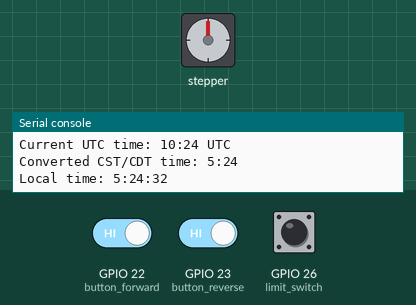
Bench run of a program on a simulated ESP32 board running MicroPython. On the bench: stepper motor, the last lines printed to the serial console. The test bench sets the inputs (shaded band); at power-on: GPIO 22 (button_forward) HIGH, GPIO 23 (button_reverse) HIGH, GPIO 26 (limit_switch) HIGH. WiFi joins after 1.5 s; the clock reads 2024-03-15 10:24:30 at power-on unless the program sets it; the stepper is drawn at 2048 steps a turn.

Above: at 3.2 s.
3.3 s: GPIO 22 (button_forward) driven LOW and GPIO 23 (button_reverse) driven LOW
At 13.44 s:
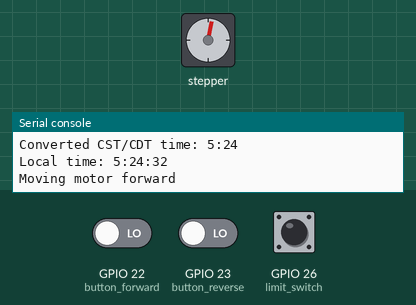
13.8 s: GPIO 23 (button_reverse) driven HIGH
At 14.81 s:
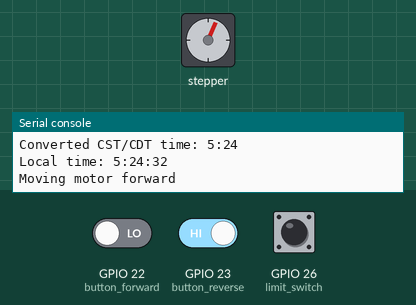
At 19.6 s:
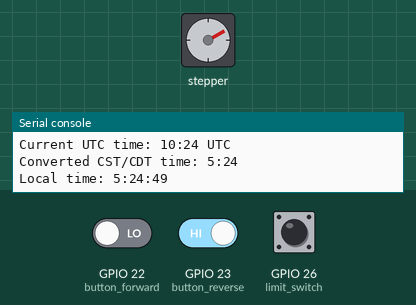
21.3 s: GPIO 23 (button_reverse) driven LOW
48.0 s: GPIO 22 (button_forward) driven LOW
Timing chart, 0 to 88.1 s (numbered marks = the images above; inputs shaded):
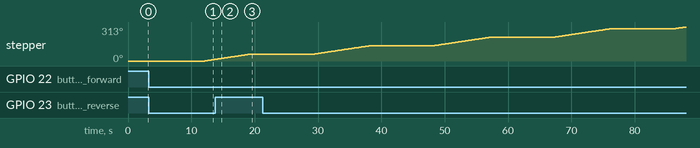

Measured:
- after the input at 3.3 s, stepper: keeps turning clockwise at about 9°/s, starting after 8.8 s
- after the input at 13.8 s, stepper: goes on until 19.0 s, then stays 61°

The program:

esp_feeder.py
```python
import machine
import time
import network
import ntptime

# Motor Control - Pins for 28BYJ-48 Stepper Motor and ULN2003 Driver
MOTOR_PIN_1 = 33
MOTOR_PIN_2 = 25
MOTOR_PIN_3 = 27
MOTOR_PIN_4 = 14

# Button Control Pins
BUTTON_FORWARD_PIN = 22
BUTTON_REVERSE_PIN = 23

# Limit Switch Pin for stopping the motor
LIMIT_SWITCH_PIN = 26

# Setup pins
motor_pins = [machine.Pin(MOTOR_PIN_1, machine.Pin.OUT),
              machine.Pin(MOTOR_PIN_2, machine.Pin.OUT),
              machine.Pin(MOTOR_PIN_3, machine.Pin.OUT),
              machine.Pin(MOTOR_PIN_4, machine.Pin.OUT)]

button_forward = machine.Pin(BUTTON_FORWARD_PIN, machine.Pin.IN, machine.Pin.PULL_UP)
button_reverse = machine.Pin(BUTTON_REVERSE_PIN, machine.Pin.IN, machine.Pin.PULL_UP)
limit_switch = machine.Pin(LIMIT_SWITCH_PIN, machine.Pin.IN, machine.Pin.PULL_UP)

# Define stepper motor sequence (4 steps per full cycle)
STEP_COUNT = 4
STEPS = [
    [1, 0, 0, 0],
    [0, 1, 0, 0],
    [0, 0, 1, 0],
    [0, 0, 0, 1]
]

# Control speed of stepping (time in ms between steps)
STEP_PERIOD = 20  # Time in ms

# Time zone offsets for CST and CDT
CST_OFFSET = -6 * 3600  # UTC -6 for Standard Time (CST)
CDT_OFFSET = -5 * 3600  # UTC -5 for Daylight Time (CDT)

# SET YOUR DESIRED FEEDING TIME HERE
FEED_HOUR = 22  # Hour in 24-hour format
FEED_MINUTE = 47  # Minute

# Feeding limit - only allow a max of 10 movements per day
feeding_count = 0
MAX_FEEDS_PER_DAY = 10

# Track the last feeding date (stored as a tuple of (year, month, day))
last_feeding_date = None

# Function to move motor for a given number of steps
def step_motor(steps, reverse=False):
    step_idx = 0
    steps_left = abs(steps)
    direction = -1 if reverse else 1

    while steps_left > 0:
        for pin in range(4):
            motor_pins[pin].value(STEPS[step_idx][pin])

        step_idx = (step_idx + direction) % STEP_COUNT
        steps_left -= 1
        time.sleep_ms(STEP_PERIOD)

        # Check the limit switch during reverse movement
        if reverse and limit_switch.value() == 1:  # Limit switch pressed
            print("Limit switch pressed during reverse: stopping motor")
            break  # Stop motor immediately if the limit switch is engaged

    # Stop the motor after moving
    for pin in motor_pins:
        pin.value(0)

# Function to check button presses
def check_buttons():
    if button_forward.value() == 0:
        print("Moving motor forward")
        step_motor(350, reverse=False)  # Move motor forward (350 steps)

    if button_reverse.value() == 0:
        print("Moving motor reverse")
        step_motor(3200, reverse=True)  # Move motor reverse (3200 steps)

        # If limit switch was pressed, move forward 100 steps to disengage it
        if limit_switch.value() == 1:
            print("Limit switch engaged during reverse, moving forward 100 steps to disengage")
            step_motor(100, reverse=False)

# Function to connect to Wi-Fi
def connect_wifi():
    ssid = 'Fire Dept Wifi'
    password = 'hazmat14'
    wlan = network.WLAN(network.STA_IF)
    wlan.active(True)
    wlan.connect(ssid, password)

    while not wlan.isconnected():
        time.sleep(1)

    print("Connected to Wi-Fi:", wlan.ifconfig())

# Function to sync time with NTP
def sync_time():
    try:
        ntptime.settime()
        print("Time synchronized with NTP")
    except Exception as e:
        print("Failed to synchronize time:", e)

# Function to check if it's feeding time (any time within the specified minute)
def check_feeding_time():
    global feeding_count, last_feeding_date

    # Get current UTC time from NTP
    current_time = time.localtime()

    # Convert UTC to local time (CST/CDT)
    local_time = convert_utc_to_local(current_time)

    # Extract hour, minute, and second from the local time
    current_hour = local_time[3]
    current_minute = local_time[4]
    current_second = local_time[5]
    current_year = local_time[0]
    current_month = local_time[1]
    current_day = local_time[2]

    # Print the local time for debugging
    print(f"Local time: {current_hour}:{current_minute}:{current_second}")

    # Check if the current date is different from the last feeding date
    if last_feeding_date != (current_year, current_month, current_day):
        if current_hour == FEED_HOUR and current_minute == FEED_MINUTE:
            print(f"Feeding time reached at {current_hour}:{current_minute}:{current_second}, moving motor forward")
            step_motor(350, reverse=False)
            feeding_count += 1
            last_feeding_date = (current_year, current_month, current_day)
            print(f"Feeding count: {feeding_count}/{MAX_FEEDS_PER_DAY}")
            return True

    else:
        print(f"Feeding already performed today: {current_hour}:{current_minute}:{current_second}")

    return False

# Function to convert UTC to CST/CDT
def convert_utc_to_local(current_time):
    # Check if it's daylight saving time (March-November)
    is_dst = 3 <= current_time[1] <= 11  # Month in range 3 to 11
    timezone_offset = CDT_OFFSET if is_dst else CST_OFFSET

    # Convert UTC to local time
    local_time = time.mktime(current_time) + timezone_offset
    return time.localtime(local_time)

# Debug function to print current time (UTC, CST/CDT)
def print_current_time():
    # Get current time from NTP (in UTC)
    current_time = time.localtime()

    # Convert UTC to local CST/CDT
    local_time = convert_utc_to_local(current_time)

    print(f"Current UTC time: {current_time[3]}:{current_time[4]} UTC")
    print(f"Converted CST/CDT time: {local_time[3]}:{local_time[4]}")

# Main function
def main():
    global feeding_count
    print("Starting ESP32 Feeder")
    connect_wifi()
    sync_time()

    while True:
        # First check buttons to allow for immediate motor action
        check_buttons()

        # Print the current time for debugging
        print_current_time()

        # Check for scheduled feeding
        if not check_feeding_time():
            # Wait for a short period to avoid CPU overload
            time.sleep(10)  # Check once every 10 seconds

# Run main function when the script is executed
main()
```
